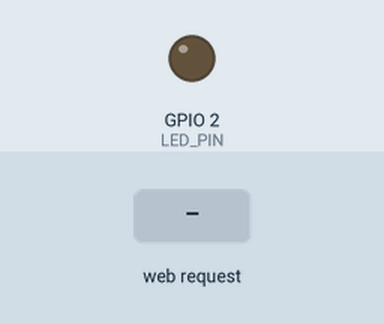
Simulated run of this sketch. Board: ESP32. Parts: output pins drawn as LEDs (lit = HIGH). The inputs (shaded band) are chosen by the test bench. What the sketch prints to the serial monitor is not drawn.

Above: at 2.2 s.
2.3 s: HTTP request GET /set?value=1 received
At 3.1 s:
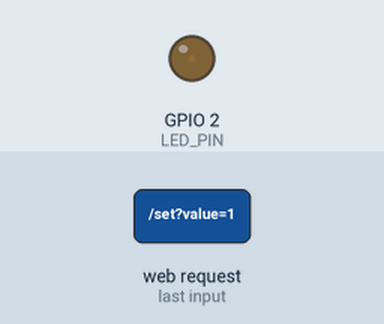
3.8 s: HTTP request GET /set?value=120 received
At 4.3 s:
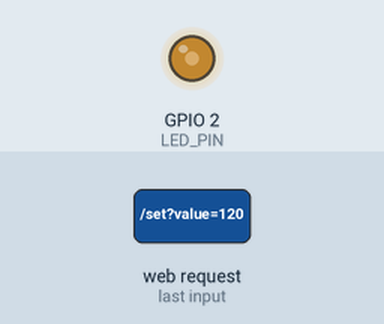
Timing chart, 0 to 6.8 s (numbered marks = the images above; inputs shaded):
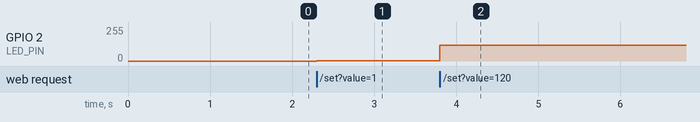

Measured:
- after the input at 2.3 s, GPIO 2 (LED_PIN): 0/255 → 1/255 at once
- after the input at 3.8 s, GPIO 2 (LED_PIN): 1/255 → 120/255 at once

The sketch:

ex07.ino
```cpp
/*
 * 作业7：Web网页端无极调光器
 * 功能：手机/电脑浏览器打开ESP32网页，拖动滑动条实时调节LED亮度。
 * 实现要点：
 *   1. WiFi + WebServer 提供HTTP服务
 *   2. HTML滑动条 <input type="range" min="0" max="255">
 *   3. JavaScript fetch() 实时将滑动条数值发送给ESP32
 *   4. ESP32解析URL参数并写入PWM占空比（ledcWrite）
 */

#include <WiFi.h>
#include <WebServer.h>

// ==================== WiFi 配置 ====================
const char* ap_ssid = "esp32ex204";

// ==================== 引脚与PWM配置 ====================
#define LED_PIN     2      // LED引脚 (ESP32 DevKit板载)
#define PWM_FREQ        5000
#define PWM_RESOLUTION  8      // 8位分辨率 (0~255)

// ==================== Web服务器 ====================
WebServer server(80);

// ==================== 网页HTML ====================
// 使用 rawliteral 避免字符串转义问题
const char INDEX_HTML[] PROGMEM = R"rawliteral(
<!DOCTYPE html>
<html lang="zh-CN">
<head>
  <meta charset="UTF-8">
  <meta name="viewport" content="width=device-width, initial-scale=1.0">
  <title>作业7：无极调光器</title>
  <style>
    * { margin: 0; padding: 0; box-sizing: border-box; }
    body {
      font-family: 'Segoe UI', Arial, sans-serif;
      background: linear-gradient(135deg, #1a1a2e 0%, #16213e 100%);
      color: #eee;
      min-height: 100vh;
      display: flex;
      justify-content: center;
      align-items: center;
    }
    .container {
      background: rgba(255,255,255,0.05);
      border-radius: 20px;
      padding: 40px 30px;
      width: 90%;
      max-width: 420px;
      box-shadow: 0 8px 32px rgba(0,0,0,0.4);
      backdrop-filter: blur(10px);
    }
    h1 {
      font-size: 28px;
      margin-bottom: 6px;
    }
    .subtitle {
      color: #888;
      font-size: 14px;
      margin-bottom: 30px;
    }
    /* ---- 亮度图标 ---- */
    .icon-row {
      display: flex;
      justify-content: space-between;
      align-items: center;
      margin-bottom: 10px;
      font-size: 14px;
      color: #aaa;
    }
    .icon-row span:first-child { font-size: 20px; }
    .icon-row span:last-child  { font-size: 26px; }
    /* ---- 滑动条 ---- */
    input[type=range] {
      -webkit-appearance: none;
      width: 100%;
      height: 12px;
      border-radius: 6px;
      background: linear-gradient(to right, #0f0, #ff0, #f00);
      outline: none;
      cursor: pointer;
    }
    input[type=range]::-webkit-slider-thumb {
      -webkit-appearance: none;
      width: 36px;
      height: 36px;
      border-radius: 50%;
      background: #fff;
      border: 3px solid #ff9800;
      box-shadow: 0 0 18px rgba(255,152,0,0.6);
      cursor: pointer;
      transition: box-shadow 0.15s;
    }
    input[type=range]::-webkit-slider-thumb:active {
      box-shadow: 0 0 30px rgba(255,152,0,0.9);
    }
    /* ---- 数值显示 ---- */
    .value-display {
      text-align: center;
      margin-top: 24px;
      font-size: 48px;
      font-weight: bold;
      color: #ff9800;
      text-shadow: 0 0 20px rgba(255,152,0,0.5);
    }
    .value-label {
      text-align: center;
      font-size: 13px;
      color: #666;
    }
  </style>
</head>
<body>
  <div class="container">
    <h1>无极调光器</h1>
    <p class="subtitle">拖动滑动条调节LED亮度</p>

    <div class="icon-row">
      <span>&#9788;</span>
      <span>&#9728;</span>
    </div>
    <input type="range" min="0" max="255" value="0" id="slider"
           oninput="updateSlider(this.value)">

    <div class="value-display"><span id="val">0</span></div>
    <div class="value-label">PWM 占空比 / 255</div>
  </div>

  <script>
    function updateSlider(val) {
      document.getElementById('val').textContent = val;
      fetch('/set?value=' + val).catch(function(e) {
        console.log('发送失败: ' + e);
      });
    }
  </script>
</body>
</html>
)rawliteral";

// ==================== 处理函数 ====================

// 首页 —— 返回HTML页面
void handleRoot() {
  server.send(200, "text/html; charset=UTF-8", INDEX_HTML);
}

// 设置亮度 —— 解析URL参数并写入PWM
void handleSet() {
  if (server.hasArg("value")) {
    int duty = server.arg("value").toInt();
    duty = constrain(duty, 0, 255);           // 限幅保护
    ledcWrite(LED_PIN, duty);
    server.send(200, "text/plain", "OK");
    Serial.print("滑动条数值: ");
    Serial.println(duty);
  } else {
    server.send(400, "text/plain", "Missing 'value' parameter");
  }
}

// 404 处理
void handleNotFound() {
  server.send(404, "text/plain", "404 Not Found");
}

// ==================== 初始化 ====================
void setup() {
  Serial.begin(115200);
  delay(1000);

  // 初始化PWM
  ledcAttach(LED_PIN, PWM_FREQ, PWM_RESOLUTION);
  ledcWrite(LED_PIN, 0);

  // ESP32 自建开放 WiFi AP
  WiFi.mode(WIFI_AP);
  WiFi.softAP(ap_ssid);

  Serial.println("AP 已启动");
  Serial.print("AP 名称: ");
  Serial.println(ap_ssid);
  Serial.print("访问地址: http://");
  Serial.println(WiFi.softAPIP());

  // 注册路由
  server.on("/", handleRoot);
  server.on("/set", handleSet);
  server.onNotFound(handleNotFound);
  server.begin();

  Serial.println("HTTP服务器已启动");
  Serial.println("在浏览器中打开上方地址，拖动滑动条即可调光");
}

// ==================== 主循环 ====================
void loop() {
  server.handleClient();
}
```
